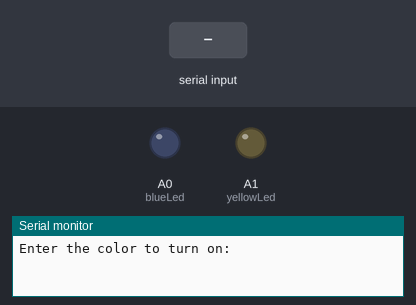
This sketch was run on a simulated Arduino Uno, built with avr-gcc and run on an emulated ATmega328P. Shown: output pins drawn as LEDs (lit = HIGH), the last lines printed to the serial monitor. Inputs (shaded band) come from the test bench.

Above: at 1.2 s.
1.3 s: "blue" received over Serial
At 2.8 s:
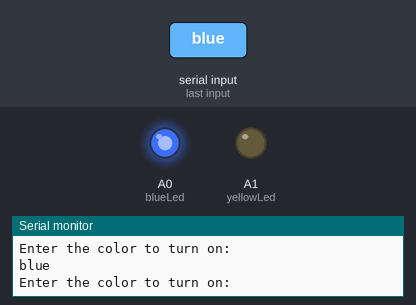
3.8 s: "yellow" received over Serial
At 6.0 s:
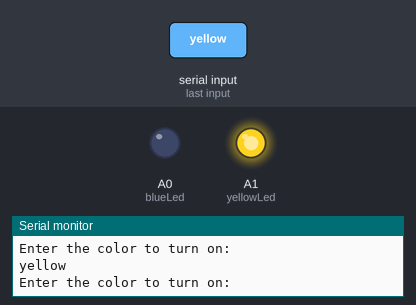
Timing chart, 0 to 7.5 s (numbered marks = the images above; inputs shaded):
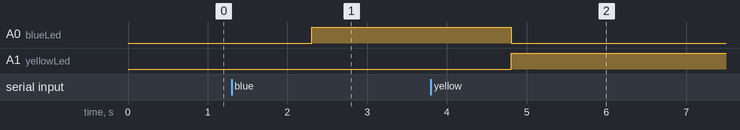

Measured:
- after the input at 1.3 s, A0 (blueLed): LOW → HIGH after 1.0 s
- after the input at 3.8 s, A0 (blueLed): HIGH → LOW after 1.0 s; A1 (yellowLed): LOW → HIGH after 1.0 s

The sketch:

serial-led-switch.ino
```cpp
int blueLed = A0;
int yellowLed = A1;

void setup() {
  // Set the LED pins as outputs
  pinMode(blueLed, OUTPUT);
  pinMode(yellowLed, OUTPUT);

  // Initialize the seiral port at 9600 baud
  Serial.begin(9600);

  // Wait until the serial port is ready
  while (!Serial) {

  }
}

void loop() {
  Serial.println("Enter the color to turn on: ");

  while (Serial.available() == 0) {
    // Do nothing. We need to wait until there is data in serial receive buffer.
  }

  // Read our input string from the serial port
  String color = Serial.readString();

  // Remove special characters (e.g., \r, \n) and whitespace from the string
  color.trim();

  Serial.println(color);

  if (color == "blue") {
    digitalWrite(blueLed, HIGH);
    digitalWrite(yellowLed, LOW);
  }
  else if (color == "yellow") {
    digitalWrite(blueLed, LOW);
    digitalWrite(yellowLed, HIGH);
  }
  else {
    Serial.println("Sorry, you entered an invalid color");
  }

}
```
